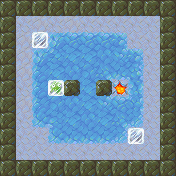

Tiled map render using the project's own tile images. Description and the map definition, with tile-layer contents summarised, below:
An orthogonal 11x11 tile map with 16x16 px tiles, 4 tile layers (Bottom, Floor, FloorTop, Blocks), 5 tilesets.

<map version="1.0" orientation="orthogonal" width="11" height="11" tilewidth="16" tileheight="16">
 <tileset firstgid="1" name="ground" tilewidth="16" tileheight="16">
  <image source="assets/tileset-ground.png" width="48" height="16" />
 </tileset>
 <tileset firstgid="4" name="misc" tilewidth="16" tileheight="16">
  <image source="assets/tileset-misc.png" width="64" height="16" />
  <tile id="3">
   <properties>
    <property name="goal" value="true" />
   </properties>
  </tile>
 </tileset>
 <tileset firstgid="8" name="pushblocks" tilewidth="16" tileheight="16">
  <image source="assets/tileset-pushblocks.png" width="48" height="16" />
  <tile id="1">
   <properties>
    <property name="goal" value="true" />
    <property name="sprite" value="assets/frozen.sprite" />
   </properties>
  </tile>
 </tileset>
 <tileset firstgid="11" name="rocks" tilewidth="16" tileheight="16">
  <properties>
   <property name="collision" value="true" />
  </properties>
  <image source="assets/tileset-rocks.png" width="256" height="48" />
 </tileset>
 <tileset firstgid="59" name="slippery" tilewidth="16" tileheight="16">
  <properties>
   <property name="slippery_block" value="true" />
   <property name="slippery_player" value="true" />
  </properties>
  <image source="assets/tileset-slippery.png" width="256" height="48" />
 </tileset>
 <layer name="Bottom" width="11" height="11">
  <data>[121 cells, 121 non-empty, 2 distinct tile ids]</data>
 </layer>
 <layer name="Floor" width="11" height="11">
  <properties>
   <property name="player_offset_y" value="-1" />
   <property name="player_sprite" value="assets/dino.sprite" />
  </properties>
  <data>[121 cells, 45 non-empty, 19 distinct tile ids]</data>
 </layer>
 <layer name="FloorTop" width="11" height="11">
  <data>[121 cells, 42 non-empty, 2 distinct tile ids]</data>
 </layer>
 <layer name="Blocks" width="11" height="11">
  <data>[121 cells, 3 non-empty, 2 distinct tile ids]</data>
 </layer>
</map>
